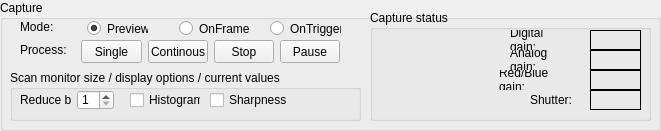
      <widget class="QGroupBox" name="captureControlGroupBox">
       <property name="geometry">
        <rect>
         <x>10</x>
         <y>720</y>
         <width>661</width>
         <height>131</height>
        </rect>
       </property>
       <property name="styleSheet">
        <string notr="true">QGroupBox#captureControlGroupBox { 
     border: 0.5px solid black; 
 } </string>
       </property>
       <property name="title">
        <string>Capture</string>
       </property>
       <widget class="QGroupBox" name="groupBox_3">
        <property name="geometry">
         <rect>
          <x>10</x>
          <y>70</y>
          <width>351</width>
          <height>51</height>
         </rect>
        </property>
        <property name="title">
         <string>Scan monitor size / display options / current values</string>
        </property>
        <widget class="QCheckBox" name="histosCheckBox">
         <property name="geometry">
          <rect>
           <x>120</x>
           <y>20</y>
           <width>71</width>
           <height>20</height>
          </rect>
         </property>
         <property name="text">
          <string>Histogram</string>
         </property>
        </widget>
        <widget class="QCheckBox" name="sharpnessCheckBox">
         <property name="geometry">
          <rect>
           <x>200</x>
           <y>20</y>
           <width>81</width>
           <height>20</height>
          </rect>
         </property>
         <property name="text">
          <string>Sharpness</string>
         </property>
        </widget>
        <widget class="QLabel" name="label_32">
         <property name="geometry">
          <rect>
           <x>10</x>
           <y>20</y>
           <width>51</width>
           <height>20</height>
          </rect>
         </property>
         <property name="text">
          <string>Reduce by</string>
         </property>
        </widget>
        <widget class="QSpinBox" name="reduceFactorBox">
         <property name="geometry">
          <rect>
           <x>67</x>
           <y>20</y>
           <width>37</width>
           <height>20</height>
          </rect>
         </property>
         <property name="minimum">
          <number>1</number>
         </property>
         <property name="maximum">
          <number>20</number>
         </property>
         <property name="singleStep">
          <number>1</number>
         </property>
         <property name="value">
          <number>1</number>
         </property>
        </widget>
       </widget>
       <widget class="QGroupBox" name="groupBox_17">
        <property name="geometry">
         <rect>
          <x>370</x>
          <y>10</y>
          <width>281</width>
          <height>111</height>
         </rect>
        </property>
        <property name="title">
         <string>Capture status</string>
        </property>
        <widget class="QLabel" name="captureStatusInfo">
         <property name="geometry">
          <rect>
           <x>10</x>
           <y>20</y>
           <width>91</width>
           <height>21</height>
          </rect>
         </property>
         <property name="frameShape">
          <enum>QFrame::NoFrame</enum>
         </property>
         <property name="text">
          <string/>
         </property>
        </widget>
        <widget class="QLabel" name="captureStatusFrame">
         <property name="geometry">
          <rect>
           <x>10</x>
           <y>40</y>
           <width>91</width>
           <height>21</height>
          </rect>
         </property>
         <property name="frameShape">
          <enum>QFrame::NoFrame</enum>
         </property>
         <property name="text">
          <string/>
         </property>
        </widget>
        <widget class="QLabel" name="digitalGainLabel">
         <property name="geometry">
          <rect>
           <x>220</x>
           <y>20</y>
           <width>51</width>
           <height>20</height>
          </rect>
         </property>
         <property name="frameShape">
          <enum>QFrame::Box</enum>
         </property>
         <property name="text">
          <string/>
         </property>
        </widget>
        <widget class="QLabel" name="label_7">
         <property name="geometry">
          <rect>
           <x>140</x>
           <y>20</y>
           <width>60</width>
           <height>20</height>
          </rect>
         </property>
         <property name="text">
          <string>Digital gain:</string>
         </property>
         <property name="wordWrap">
          <bool>true</bool>
         </property>
        </widget>
        <widget class="QLabel" name="analogGainLabel">
         <property name="geometry">
          <rect>
           <x>220</x>
           <y>40</y>
           <width>51</width>
           <height>20</height>
          </rect>
         </property>
         <property name="frameShape">
          <enum>QFrame::Box</enum>
         </property>
         <property name="text">
          <string/>
         </property>
        </widget>
        <widget class="QLabel" name="label_8">
         <property name="geometry">
          <rect>
           <x>140</x>
           <y>40</y>
           <width>60</width>
           <height>20</height>
          </rect>
         </property>
         <property name="text">
          <string>Analog gain:</string>
         </property>
         <property name="wordWrap">
          <bool>true</bool>
         </property>
        </widget>
        <widget class="QLabel" name="exposureSpeedLabel">
         <property name="geometry">
          <rect>
           <x>220</x>
           <y>80</y>
           <width>51</width>
           <height>20</height>
          </rect>
         </property>
         <property name="frameShape">
          <enum>QFrame::Box</enum>
         </property>
         <property name="text">
          <string/>
         </property>
        </widget>
        <widget class="QLabel" name="label_45">
         <property name="geometry">
          <rect>
           <x>160</x>
           <y>80</y>
           <width>41</width>
           <height>20</height>
          </rect>
         </property>
         <property name="text">
          <string>Shutter:</string>
         </property>
        </widget>
        <widget class="QLabel" name="label_29">
         <property name="geometry">
          <rect>
           <x>129</x>
           <y>60</y>
           <width>71</width>
           <height>20</height>
          </rect>
         </property>
         <property name="text">
          <string>Red/Blue gain:</string>
         </property>
         <property name="wordWrap">
          <bool>true</bool>
         </property>
        </widget>
        <widget class="QLabel" name="redblueGainLabel">
         <property name="geometry">
          <rect>
           <x>220</x>
           <y>60</y>
           <width>51</width>
           <height>20</height>
          </rect>
         </property>
         <property name="frameShape">
          <enum>QFrame::Box</enum>
         </property>
         <property name="text">
          <string/>
         </property>
        </widget>
       </widget>
       <widget class="QPushButton" name="capturePauseButton">
        <property name="geometry">
         <rect>
          <x>280</x>
          <y>40</y>
          <width>60</width>
          <height>23</height>
         </rect>
        </property>
        <property name="maximumSize">
         <size>
          <width>16777215</width>
          <height>16777215</height>
         </size>
        </property>
        <property name="text">
         <string>Pause</string>
        </property>
       </widget>
       <widget class="QRadioButton" name="onTriggerButton">
        <property name="geometry">
         <rect>
          <x>270</x>
          <y>20</y>
          <width>71</width>
          <height>17</height>
         </rect>
        </property>
        <property name="text">
         <string>OnTrigger</string>
        </property>
       </widget>
       <widget class="QPushButton" name="takeImageButton">
        <property name="geometry">
         <rect>
          <x>81</x>
          <y>40</y>
          <width>61</width>
          <height>23</height>
         </rect>
        </property>
        <property name="maximumSize">
         <size>
          <width>16777215</width>
          <height>16777215</height>
         </size>
        </property>
        <property name="text">
         <string>Single</string>
        </property>
       </widget>
       <widget class="QPushButton" name="captureStopButton">
        <property name="geometry">
         <rect>
          <x>214</x>
          <y>40</y>
          <width>60</width>
          <height>23</height>
         </rect>
        </property>
        <property name="maximumSize">
         <size>
          <width>16777215</width>
          <height>16777215</height>
         </size>
        </property>
        <property name="text">
         <string>Stop</string>
        </property>
       </widget>
       <widget class="QPushButton" name="captureStartButton">
        <property name="geometry">
         <rect>
          <x>148</x>
          <y>40</y>
          <width>60</width>
          <height>23</height>
         </rect>
        </property>
        <property name="maximumSize">
         <size>
          <width>16777215</width>
          <height>16777215</height>
         </size>
        </property>
        <property name="text">
         <string>Continous</string>
        </property>
       </widget>
       <widget class="QRadioButton" name="playButton">
        <property name="geometry">
         <rect>
          <x>87</x>
          <y>20</y>
          <width>61</width>
          <height>17</height>
         </rect>
        </property>
        <property name="text">
         <string>Preview</string>
        </property>
        <property name="checked">
         <bool>true</bool>
        </property>
       </widget>
       <widget class="QLabel" name="label_46">
        <property name="geometry">
         <rect>
          <x>20</x>
          <y>17</y>
          <width>51</width>
          <height>20</height>
         </rect>
        </property>
        <property name="text">
         <string>Mode:</string>
        </property>
       </widget>
       <widget class="QRadioButton" name="onFrameButton">
        <property name="geometry">
         <rect>
          <x>179</x>
          <y>20</y>
          <width>71</width>
          <height>17</height>
         </rect>
        </property>
        <property name="text">
         <string>OnFrame</string>
        </property>
        <property name="checked">
         <bool>false</bool>
        </property>
       </widget>
       <widget class="QLabel" name="label_47">
        <property name="geometry">
         <rect>
          <x>20</x>
          <y>40</y>
          <width>51</width>
          <height>20</height>
         </rect>
        </property>
        <property name="text">
         <string>Process:</string>
        </property>
       </widget>
      </widget>
